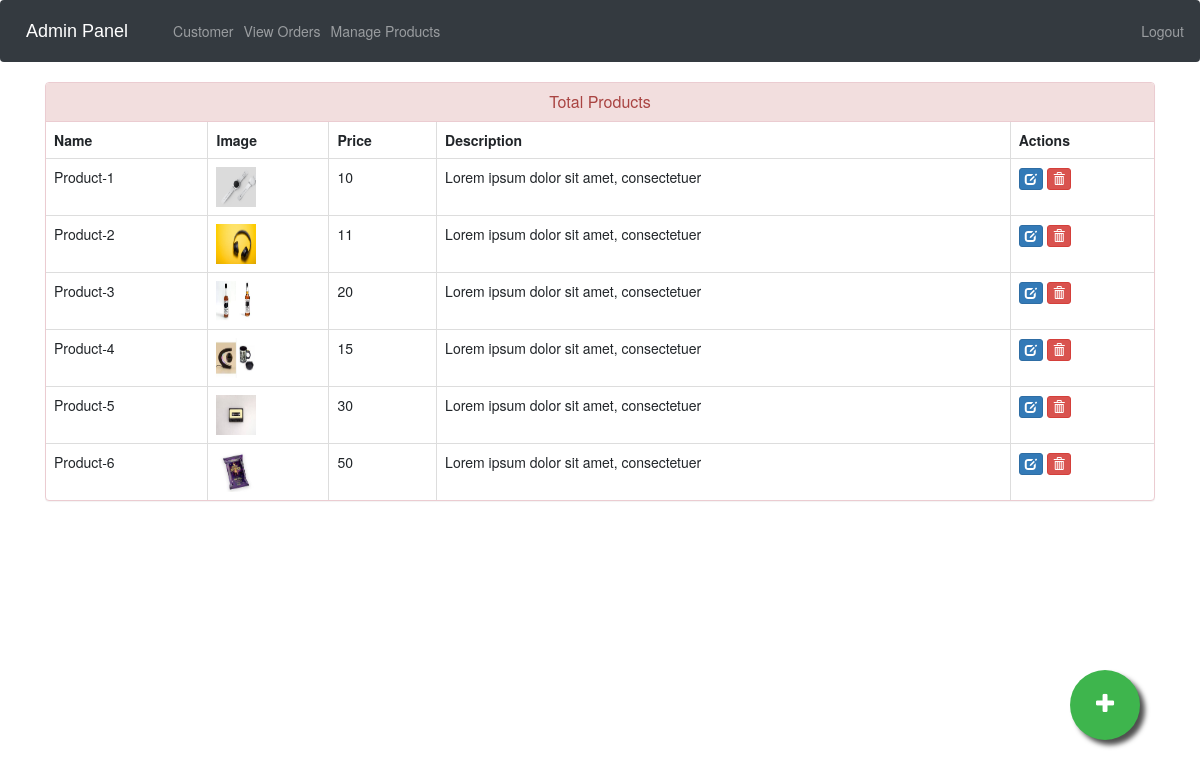
The page /admin-products (signed in) on the database its author committed.
### ecom/models.py (models this page shows, shortened)
class Product(models.Model):
    name=models.CharField(max_length=40)
    product_image= models.ImageField(upload_to='product_image/',null=True,blank=True)
    price = models.PositiveIntegerField()
    description=models.CharField(max_length=40)

### ecom/views.py (the view)
# urls.py: path('admin-products', views.admin_products_view,name='admin-products'),
@login_required(login_url='adminlogin')
def admin_products_view(request):
    products=models.Product.objects.all()
    return render(request,'ecom/admin_products.html',{'products':products})

### templates/ecom/admin_products.html (shortened to what this page needs)
{% extends 'ecom/admin_base.html' %}
{% load static %}
{% block content %}
<head>
  <link href="//netdna.bootstrapcdn.com/bootstrap/3.0.0/css/bootstrap.min.css" rel="stylesheet" id="bootstrap-css">
</head>
<div class="container">
  <div class="panel panel-danger">
    <div class="panel-heading">
      <h6 class="panel-title">Total Products</h6>
    </div>
    <table class="table table-hover table-bordered" id="dev-table">
      <thead>
        <tr>
          <th>Name</th>
          <th>Image</th>
          <th>Price</th>
          <th>Description</th>
          <th>Actions</th>
        </tr>
      </thead>
      {% for p in products %}
  {% if p %}
      <tr>
        <td> {{p.name}}</td>
        <td> <img src="{% static p.product_image.url %}" alt="Profile Pic" height="40px" width="40px" /></td>
        <td>{{p.price}}</td>
        <td>{{p.description}}</td>
        <td><a class="btn btn-primary btn-xs" href="{% url 'update-product' p.id  %}"><span class="glyphicon glyphicon-edit"></span></a>
          <a class="btn btn-danger btn-xs" href="{% url 'delete-product' p.id  %}"><span class="glyphicon glyphicon-trash"></span></a></td>
      </tr>
      {%else%}
      <br><br><br>
      <h1>No Products!!</h1>
      {% endif %}
      {% endfor %}
    </table>
  </div>
</div>
<a href="/admin-add-product" class="float">
<i class="fa fa-plus my-float"></i>
</a>
{% endblock content %}

### templates/ecom/admin_base.html (style rules this page uses)
.fa { font-size: 23px; width: 60px; text-align: center; text-decoration: none; margin: 5px 2px; border-radius: 50%; }

### templates/ecom/admin_products.html (style rules this page uses)
a:link { text-decoration: none; }
h6 { text-align: center; }
.float { position:fixed; width:70px; height:70px; bottom:60px; right:60px; background-color:#3eb54d; color:#FFF; border-radius:50px; text-align:center; box-shadow: 5px 5px 5px #505050; }
.my-float { margin-top:22px; }

### rows shown on the page
Product: name "Product-1", product_image (picture), price "10", description "Lorem ipsum dolor sit amet, consectetuer"
Product: name "Product-2", product_image (picture), price "11", description "Lorem ipsum dolor sit amet, consectetuer"
Product: name "Product-3", product_image (picture), price "20", description "Lorem ipsum dolor sit amet, consectetuer"
Product: name "Product-4", product_image (picture), price "15", description "Lorem ipsum dolor sit amet, consectetuer"
Product: name "Product-5", product_image (picture), price "30", description "Lorem ipsum dolor sit amet, consectetuer"
Product: name "Product-6", product_image (picture), price "50", description "Lorem ipsum dolor sit amet, consectetuer"
